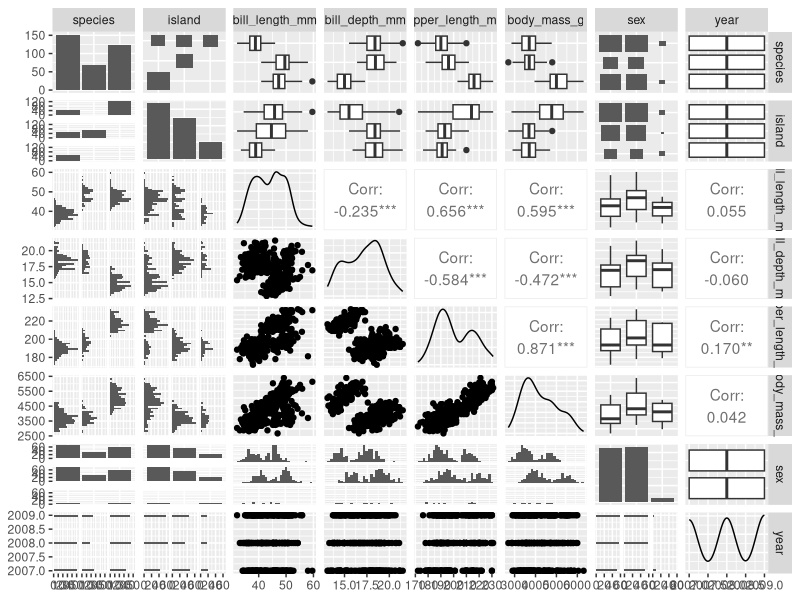
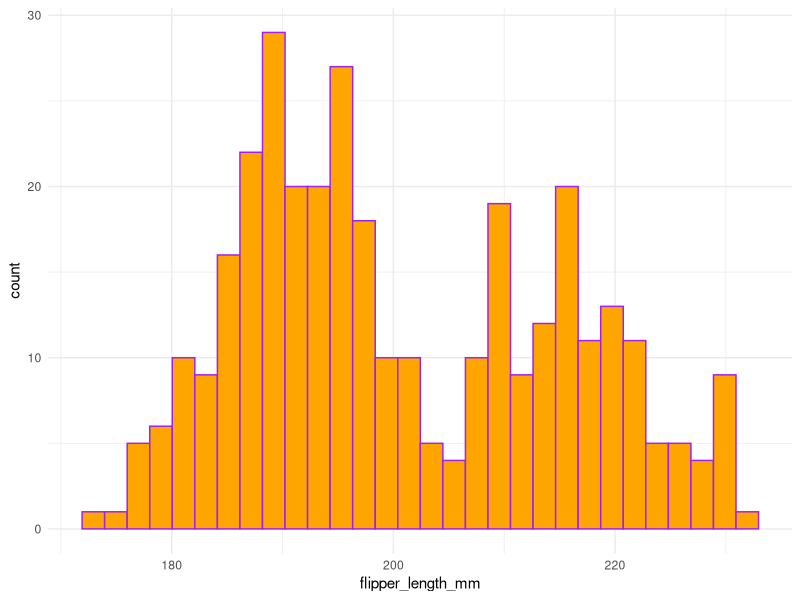
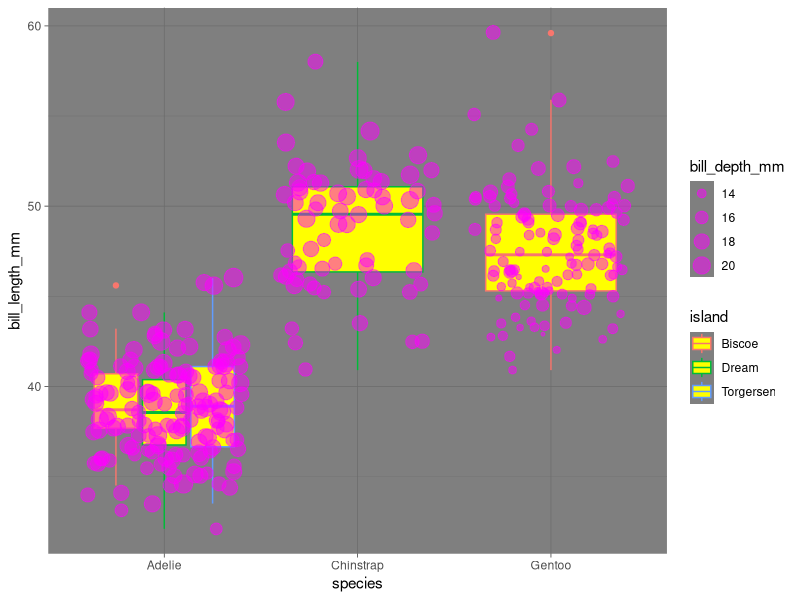

Reproduce these figures in R, in order.
## ---- chunk 1
library(GGally)
library(skimr)
library(palmerpenguins)
library(tidyverse)
## ---- chunk 2
names(penguins)
dim(penguins)
head(penguins)
tail(penguins)
summary(penguins)

## ---- chunk 3
skim(penguins)
ggpairs(penguins)
## ---- chunk 4
ggplot(data = penguins, aes(x= flipper_length_mm)) + 
  geom_histogram(fill= "orange", color= "purple")+
  theme_minimal()
## ---- chunk 5
ggplot(data= penguins, aes(x= species, y= bill_length_mm))+
  geom_boxplot(fill = "yellow", aes(color=island)) +
  geom_jitter(color= "magenta", aes(size= bill_depth_mm), alpha= 0.5) +
  theme_dark()
